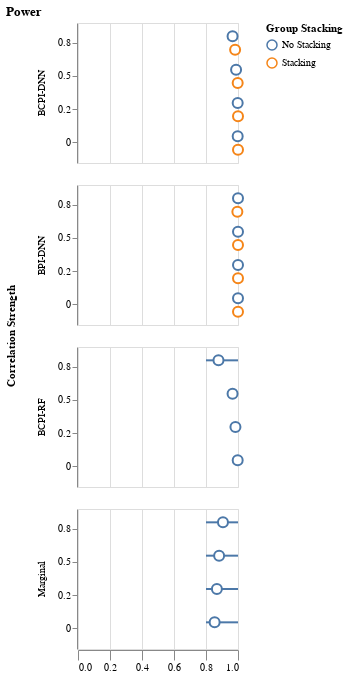

The code cell stored with this chart in its notebook:
### Code cell
fig3 = plot_power(df_power_agg, last=True, dims=(160, 140))
fig_power = fig3.properties(title='Power')
fig_power

### Figure 1 — Vega-Lite specification as saved in the notebook (floating-point values rounded to 4 significant figures)
{"config": {"view": {"continuousWidth": 300, "continuousHeight": 300}}, "data": {"name": "data-67540f8bc40b2db1d6941cfa16af96a3"}, "facet": {"row": {"field": "method", "sort": ["BCPI-DNN", "BPI-DNN", "BCPI-RF", "Marginal", "LOGO", "LOGI", "GOPFI", "GPFI"], "title": "Correlation Strength", "type": "ordinal"}}, "spec": {"layer": [{"mark": {"type": "errorbar", "opacity": 1}, "encoding": {"color": {"field": "group_stack", "title": "Group Stacking", "type": "nominal"}, "strokeWidth": {"value": 2}, "x": {"axis": {"labels": true, "tickSize": 10}, "field": "ymin", "scale": {"domain": [0, 1.0]}, "title": "Type-I error", "type": "quantitative"}, "x2": {"field": "ymax", "title": "Type-I error"}, "y": {"field": "correlation_group", "scale": {"domain": [0.8, 0.5, 0.2, 0.0]}, "title": null, "type": "ordinal"}, "yOffset": {"field": "group_stack", "type": "nominal"}}}, {"mark": {"type": "point", "fill": "white", "opacity": 1, "size": 100}, "encoding": {"color": {"field": "group_stack", "title": "Group Stacking", "type": "nominal"}, "x": {"axis": {"labels": true, "tickSize": 10}, "field": "mean", "scale": {"domain": [0, 1.0]}, "title": null, "type": "quantitative"}, "y": {"field": "correlation_group", "scale": {"domain": [0.8, 0.5, 0.2, 0.0]}, "title": null, "type": "ordinal"}, "yOffset": {"field": "group_stack", "type": "nominal"}}}], "height": 140, "width": 160}, "title": "Power", "$schema": "https://vega.github.io/schema/vega-lite/v5.8.0.json", "datasets": {"data-67540f8bc40b2db1d6941cfa16af96a3": [{"method": "BCPI-DNN", "correlation_group": 0.0, "group_stack": "No Stacking", "mean": 0.998, "ymin": 1.0, "ymax": 1.0}, {"method": "BCPI-DNN", "correlation_group": 0.0, "group_stack": "Stacking", "mean": 1.0, "ymin": 1.0, "ymax": 1.0}, {"method": "BCPI-DNN", "correlation_group": 0.2, "group_stack": "No Stacking", "mean": 0.998, "ymin": 1.0, "ymax": 1.0}, {"method": "BCPI-DNN", "correlation_group": 0.2, "group_stack": "Stacking", "mean": 1.0, "ymin": 1.0, "ymax": 1.0}, {"method": "BCPI-DNN", "correlation_group": 0.5, "group_stack": "No Stacking", "mean": 0.988, "ymin": 1.0, "ymax": 1.0}, {"method": "BCPI-DNN", "correlation_group": 0.5, "group_stack": "Stacking", "mean": 0.998, "ymin": 1.0, "ymax": 1.0}, {"method": "BCPI-DNN", "correlation_group": 0.8, "group_stack": "No Stacking", "mean": 0.966, "ymin": 1.0, "ymax": 1.0}, {"method": "BCPI-DNN", "correlation_group": 0.8, "group_stack": "Stacking", "mean": 0.982, "ymin": 1.0, "ymax": 1.0}, {"method": "BCPI-RF", "correlation_group": 0.0, "group_stack": "No Stacking", "mean": 0.998, "ymin": 1.0, "ymax": 1.0}, {"method": "BCPI-RF", "correlation_group": 0.2, "group_stack": "No Stacking", "mean": 0.984, "ymin": 1.0, "ymax": 1.0}, {"method": "BCPI-RF", "correlation_group": 0.5, "group_stack": "No Stacking", "mean": 0.966, "ymin": 1.0, "ymax": 1.0}, {"method": "BCPI-RF", "correlation_group": 0.8, "group_stack": "No Stacking", "mean": 0.878, "ymin": 0.8, "ymax": 1.0}, {"method": "BPI-DNN", "correlation_group": 0.0, "group_stack": "No Stacking", "mean": 1.0, "ymin": 1.0, "ymax": 1.0}, {"method": "BPI-DNN", "correlation_group": 0.0, "group_stack": "Stacking", "mean": 1.0, "ymin": 1.0, "ymax": 1.0}, {"method": "BPI-DNN", "correlation_group": 0.2, "group_stack": "No Stacking", "mean": 1.0, "ymin": 1.0, "ymax": 1.0}, {"method": "BPI-DNN", "correlation_group": 0.2, "group_stack": "Stacking", "mean": 1.0, "ymin": 1.0, "ymax": 1.0}, {"method": "BPI-DNN", "correlation_group": 0.5, "group_stack": "No Stacking", "mean": 1.0, "ymin": 1.0, "ymax": 1.0}, {"method": "BPI-DNN", "correlation_group": 0.5, "group_stack": "Stacking", "mean": 1.0, "ymin": 1.0, "ymax": 1.0}, {"method": "BPI-DNN", "correlation_group": 0.8, "group_stack": "No Stacking", "mean": 1.0, "ymin": 1.0, "ymax": 1.0}, {"method": "BPI-DNN", "correlation_group": 0.8, "group_stack": "Stacking", "mean": 0.996, "ymin": 1.0, "ymax": 1.0}, {"method": "Marginal", "correlation_group": 0.0, "group_stack": "No Stacking", "mean": 0.854, "ymin": 0.8, "ymax": 1.0}, {"method": "Marginal", "correlation_group": 0.2, "group_stack": "No Stacking", "mean": 0.868, "ymin": 0.8, "ymax": 1.0}, {"method": "Marginal", "correlation_group": 0.5, "group_stack": "No Stacking", "mean": 0.882, "ymin": 0.8, "ymax": 1.0}, {"method": "Marginal", "correlation_group": 0.8, "group_stack": "No Stacking", "mean": 0.906, "ymin": 0.8, "ymax": 1.0}]}}
